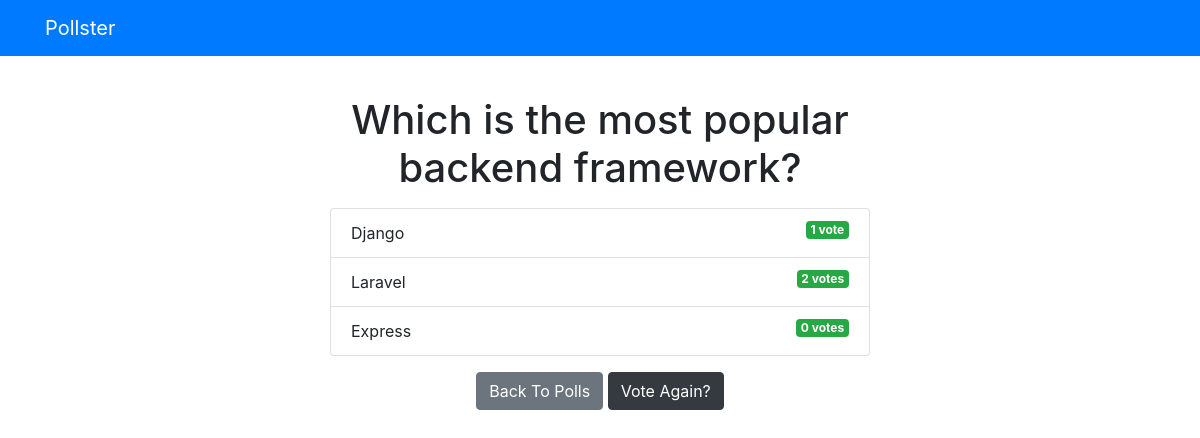
Before: /polls/3/results with the older database file.
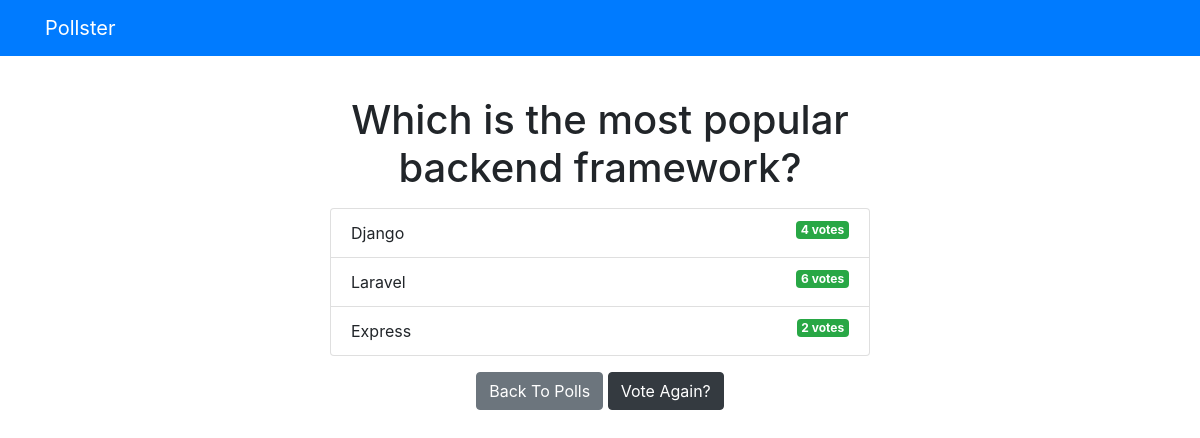
After: the same page with the newer database file.
### polls/models.py (models this page shows, shortened)
class Question(models.Model):
    question_text = models.CharField(max_length=200)
    pub_date = models.DateTimeField('date published')

class Choice(models.Model):
    question = models.ForeignKey(Question, on_delete=models.CASCADE)
    choice_text = models.CharField(max_length=200)
    votes = models.IntegerField(default=0)

### polls/views.py (the view)
# urls.py: path('<int:question_id>/results', views.results, name="results"),
def results(request, question_id):
    question = get_object_or_404(Question, pk=question_id)
    return render(request, 'polls/results.html', {'question': question})

### templates/polls/results.html
{% extends 'base.html' %}
{% block content %}
<h1 class="text-center mb-3 mt-3">{{ question.question_text }}</h1>
{% if question.choice_set.all %}
<ul class="list-group mb-3">
    {% for choice in question.choice_set.all %}
        <li class="list-group-item">{{ choice.choice_text }}<span class="badge badge-success float-right">{{ choice.votes }} vote{{ choice.votes | pluralize }}</span></li>
    {% endfor %}
</ul>
{% endif %}
<div class="text-center">
    <a href="{% url 'polls:index' %}" class="btn btn-secondary">Back To Polls</a>
    <a href="{% url 'polls:detail' question.id %}" class="btn btn-dark">Vote Again?</a>
</div>
{% endblock %}

### templates/base.html (shortened to what this page needs)
<!DOCTYPE html>
<html lang="en">
<head>
	<link rel="stylesheet" href="https://cdn.jsdelivr.net/npm/bootstrap@4.6.2/dist/css/bootstrap.min.css">
</head>
<body>
	{% include 'partials/_navbar.html' %}
	<div class="container mt-3">
		<div class="row">
			<div class="col-md-6 m-auto">
				{% block content %}{% endblock %}
			</div>
		</div>
	</div>
</body>
</html>

### templates/partials/_navbar.html
<nav class="navbar navbar-dark bg-primary mb-4">
	<div class="container">
		<a href="/" class="navbar-brand">Pollster</a>
	</div>
</nav>

Changed rows visible on the page:
changed Choice "Django": votes "1" → "4"; votes|pluralize (not shown) → "s"
changed Choice "Laravel": votes "2" → "6"
changed Choice "Express": votes "0" → "2"
